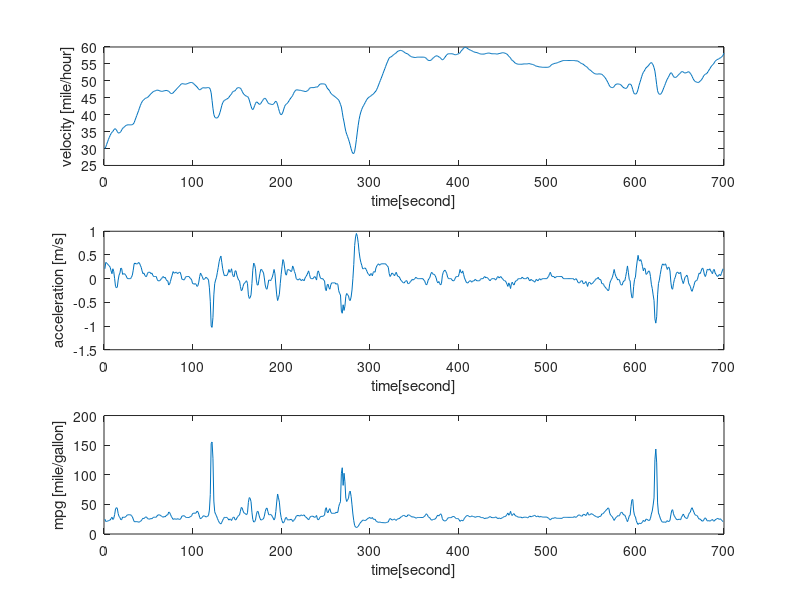

This chart was generated by the following MATLAB code:
clc;
clear all;

w1 = 1.442*(10^(-6));
w2 = 5.67*(10^(-6));
w3 = 1.166*(10^(-6));
w4 = 39.269*(10^(-6));
w5 = 58.284*(10^(-6));
w6 = 19.279*(10^(-6));
w7 = 82.426*(10^(-6));
w8 = 185.36*(10^(-6));
% r = 0.014;
% Japan
% w1 = 0.208*(10^(-6));
% w2 = 40.899*(10^(-6));
% w3 = -0.532*(10^(-6));
% w4 = 45.419*(10^(-6));
% w5 = 86.518*(10^(-6));
% w6 = 23.923*(10^(-6));
% w7 = 26.602*(10^(-6));
% w8 = 160.64*(10^(-6));
% FTP
% w1 = 0.222*(10^(-6));
% w2 = 4.332*(10^(-6));
% w3 = 1.25*(10^(-6));
% w4 = 36.217*(10^(-6));
% w5 = 57.877*(10^(-6));
% w6 = 24.245*(10^(-6));
% w7 = 77.482*(10^(-6));
% w8 = 171.2*(10^(-6));

step = 700;
delta_t = 1;
load('first_car_v.mat');
time = zeros(step,1);
v_us = zeros(step,1);
first_car_a = zeros(step-1,1);
fuel = zeros(step-1,1);
mpg = zeros(step-1,1);

% Average the velocity before calculating the fuel cunsumption
avg_v = zeros(step,1);
avg_v(1) = first_car_v(1);
for i = 2:step
    avg_v(i) = (first_car_v(i-1) + first_car_v(i) + first_car_v(i))/3;
end




for i =1:step-1
    time(i) = i;
    v = avg_v(i);
    v_us(i) = v/ 0.44704;
    first_car_a(i) = avg_v(i+1)-avg_v(i);
    a = first_car_a(i);
    one_d = v*delta_t + 0.5*a*(delta_t^2);
    fuel(i) = w1 * (v^2) + w2 * (a^2) + w3 * (v^2) * a + w4 * v * (a^2) + w5 * v * a + w6 * v + w7 * a + w8;
    % fuel density is 0.75kg/L
    % 1kg fuel = 0.264172/0.75 gallon
%     if fuel(i)<0
%         fuel(i) = 0.01;
%     end
    mpg(i) = (one_d * 0.000621371)/(fuel(i)*0.264172/0.75);
end
time(step) = step;
v_us(step) = first_car_v(step)/0.44704;

subplot(3,1,1)
plot(time, v_us);
xlabel('time[second]');
ylabel('velocity [mile/hour]');

subplot(3,1,2)
plot(time(1:step-1,:), first_car_a(1:step-1,:));
xlabel('time[second]');
ylabel('acceleration [m/s]');

% subplot(3,1,3)
% plot(time(1:step-1,:),fuel);
% xlabel('time[second]');
% ylabel('Fuel consumption rate [kg/s]');

subplot(3,1,3)
plot(time(1:step-1,:),mpg);
xlabel('time[second]');
ylabel('mpg [mile/gallon]');

avg_mpg = mean(mpg);
    